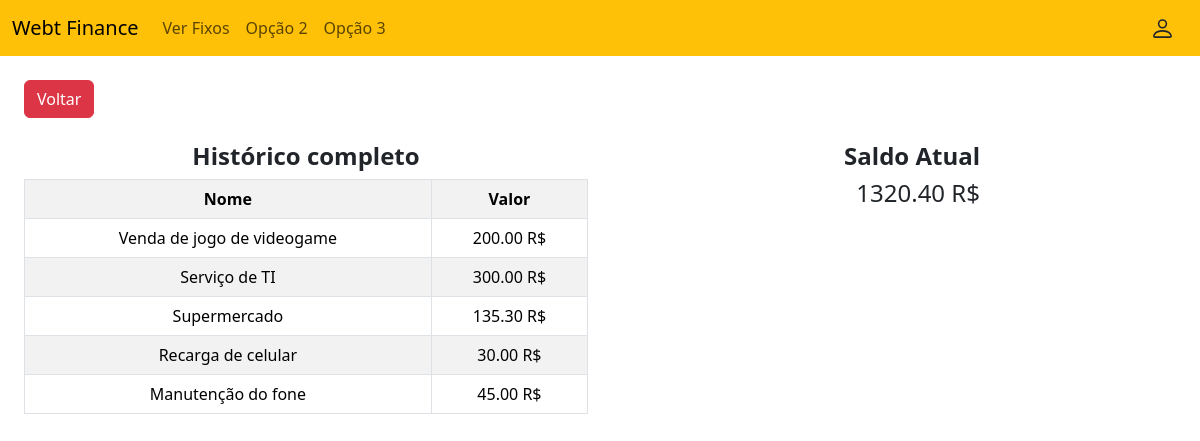
Screenshot of /historicoCompleto.php (signed in) with the database file from the repository.
### tables this page shows
CREATE TABLE TransacaoEsporadica(
    id INT PRIMARY KEY AUTO_INCREMENT NOT NULL,
    nome VARCHAR(100) NOT NULL,
    descricao VARCHAR(500),
    dataDaTransacao DATE,
    ativo TINYINT(1) DEFAULT 1,
    valor DECIMAL(65, 2),
    tipo VARCHAR(10),
    categoria_id INT NOT NULL,
    usuario_id INT NOT NULL,
    CONSTRAINT fk_CategoriaTransacaoEsporadica FOREIGN KEY (categoria_id) REFERENCES Categoria(id),
    CONSTRAINT fk_UsuarioTransacaoEsporadica FOREIGN KEY (usuario_id) REFERENCES Usuario(id)
);

CREATE TABLE Usuario(
    id INT PRIMARY KEY AUTO_INCREMENT NOT NULL,
    nome VARCHAR(100) NOT NULL,
    email VARCHAR(100) NOT NULL,
    senha VARCHAR(100) NOT NULL,
    saldo DECIMAL(65,2),
    sexo VARCHAR(15) DEFAULT 'Indefinido',
    ativo TINYINT(1) DEFAULT 1,
    dataNascimento DATE
);

### historicoCompleto.php (the view, shortened to what this page needs)
<?php
$mysql = new mysqli(
    "localhost",
    "root",
    "",
    "pi_iii",
    3306
);
$rs = $mysql->query("SELECT * FROM usuario WHERE id = $_SESSION[usuario] ");
$ln = $rs->fetch_assoc();
?>
<html>
<head>
    <link rel="stylesheet" href="https://cdnjs.cloudflare.com/ajax/libs/twitter-bootstrap/5.3.8/css/bootstrap.min.css" />
</head>
<body>
    <nav class="navbar navbar-expand-lg bg-warning">
        <div class="container-fluid">
            <a class="navbar-brand" href="inicialUsuario.php"> Webt Finance</a>
            <div class="d-flex order-lg-last">
                <a href="#" class="btn d-flex align-items-center">
                </a>
            </div>
            <div class="collapse navbar-collapse" id="navbarNav">
                <ul class="navbar-nav">
                    <li class="nav-item">
                        <a class="nav-link" href="#">Ver Fixos</a>
                    </li>
                    <li class="nav-item">
                        <a class="nav-link" href="#">Opção 2</a>
                    </li>
                    <li class="nav-item">
                        <a class="nav-link" href="#">Opção 3</a>
                    </li>
                </ul>
            </div>
        </div>
    </nav>
    <div class="container-fluid p-4">
        <div class="row ">
            <div class="col ">
                <a href="inicialUsuario.php" class="btn btn-danger mb-4">Voltar</a>
            </div>
        </div>
        <div class="row  align-items-end text-center">
            <div class="col-6  ">
                <h4><b>Histórico completo</b></h4>
            </div>
            <div class="col-4  text-end">
                <h4><b>Saldo Atual</b></h4>
            </div>
        </div>
        <div class="row ">
            <div class="col-6 ">
                <table class="table table-striped table-bordered text-center">
                    <tr>
                        <th>Nome</th>
                        <th>Valor</th>
                    </tr>
                    <?php
                    $rs = $mysql->query("SELECT te.nome, te.valor
                                         FROM transacaoEsporadica as te
                                        WHERE te.usuario_id = $_SESSION[usuario]
                                        ");
                    foreach ($rs as $line): ?>
                        <tr>
                            <td><?= $line["nome"] ?></td>
                            <td><?= $line["valor"] ?> R$</td>
                        </tr>
                    <?php endforeach ?>
                </table>
            </div>
            <div class="col-4  text-end">
                <h4><?= $ln["saldo"] ?> R$</h4>
            </div>
            <div class="col-2 "></div>
        </div>
    </div>
</body>
</html>

### rows the page displays
transacaoesporadica: nome "Venda de jogo de videogame", valor "200.00"
transacaoesporadica: nome "Serviço de TI", valor "300.00"
transacaoesporadica: nome "Supermercado", valor "135.30"
transacaoesporadica: nome "Recarga de celular", valor "30.00"
transacaoesporadica: nome "Manutenção do fone", valor "45.00"
usuario: saldo "1320.40"
